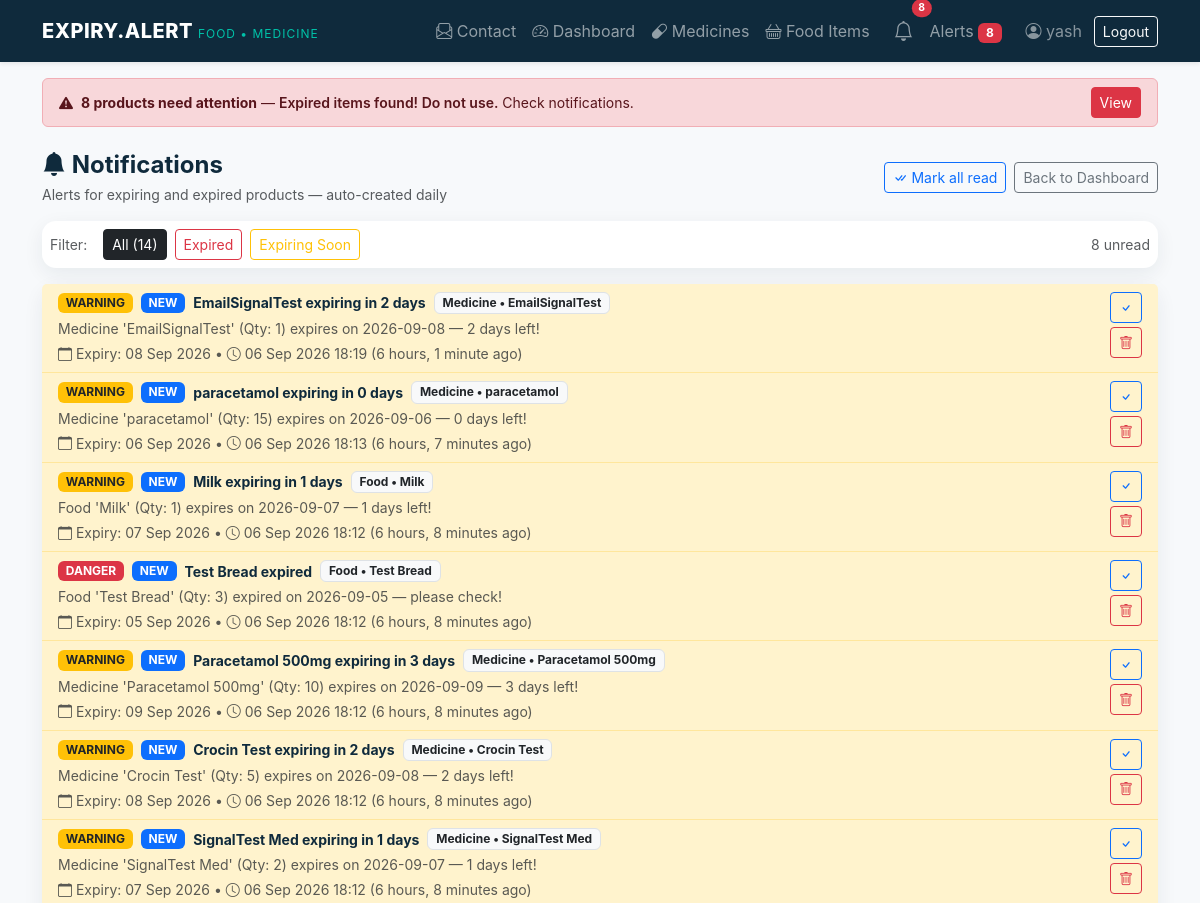
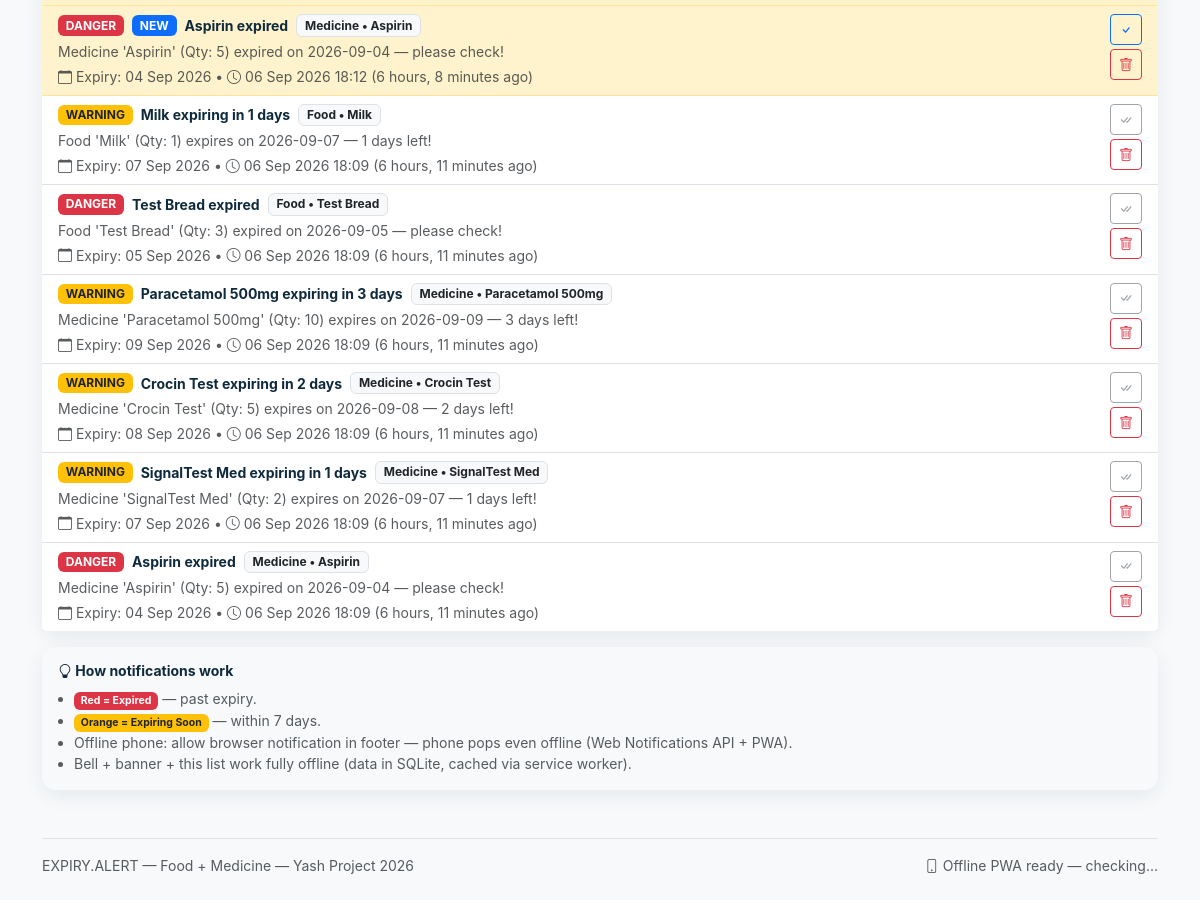
The app's page /notifications/ (signed in) with its own data (2 pictures, top to bottom).
### tracker/models.py (models this page shows, shortened)
class Notification(models.Model):
    user = models.ForeignKey(User, on_delete=models.CASCADE, related_name='notifications')
    title = models.CharField(max_length=200)
    message = models.TextField()
    level = models.CharField(max_length=20, choices=[('warning','Warning'),('danger','Danger'),('info','Info')], default='warning')
    item_type = models.CharField(max_length=20, choices=[('medicine','Medicine'),('food','Food')], blank=True)
    item_id = models.IntegerField(null=True, blank=True)
    item_name = models.CharField(max_length=100, blank=True)
    expiry_date = models.DateField(null=True, blank=True)
    is_read = models.BooleanField(default=False)
    created_at = models.DateTimeField(auto_now_add=True)
    class Meta:
        ordering = ['-created_at']

### tracker/views.py (the view)
# urls.py: path('notifications/', views.notification_list, name='notification_list'),
@login_required
def notification_list(request):
    notifs = Notification.objects.filter(user=request.user).order_by('-created_at')
    unread_count = notifs.filter(is_read=False).count()
    level = request.GET.get('level')
    if level in ['warning','danger','info']:
        notifs = notifs.filter(level=level)
    return render(request, 'tracker/notifications.html', {'notifications': notifs, 'unread_count': unread_count, 'filter_level': level})

### tracker/models.py (called while the page is built)
    @property
    def days_until_expiry(self):
        return (self.expiry_date - date.today()).days

    @property
    def status(self):
        days = self.days_until_expiry
        if days < 0:
            return "Expired"
        elif days <= 7:
            return "Expiring Soon"
        else:
            return "Safe"

    @property
    def days_until_expiry(self):
        return (self.expiry_date - date.today()).days

    @property
    def status(self):
        days = self.days_until_expiry
        if days < 0:
            return "Expired"
        elif days <= 7:
            return "Expiring Soon"
        else:
            return "Safe"

### templates/tracker/notifications.html (shortened to what this page needs)
{% extends 'base.html' %}
{% block content %}
<div class="d-flex justify-content-between align-items-center mb-3">
  <div>
    <h4 class="fw-bold mb-1" style="color:#0f2a3c;"><i class="bi bi-bell-fill"></i> Notifications</h4>
    <p class="small text-muted mb-0">Alerts for expiring and expired products — auto-created daily</p>
  </div>
  <div class="d-flex gap-2">
    {% if unread_count > 0 %}
      <form method="post" action="{% url 'notification_mark_all_read' %}">
        <button class="btn btn-sm btn-outline-primary"><i class="bi bi-check-all"></i> Mark all read</button>
      </form>
    {% endif %}
    <a href="{% url 'dashboard' %}" class="btn btn-sm btn-outline-secondary">Back to Dashboard</a>
  </div>
</div>
<div class="card p-2 mb-3">
  <div class="d-flex gap-2 flex-wrap align-items-center">
    <span class="small text-muted me-2">Filter:</span>
    <a href="{% url 'notification_list' %}" class="btn btn-sm {% if not filter_level %}btn-dark{% else %}btn-outline-secondary{% endif %}">All {% if not filter_level %}({{ notifications|length }}){% endif %}</a>
    <a href="?level=danger" class="btn btn-sm {% if filter_level == 'danger' %}btn-danger{% else %}btn-outline-danger{% endif %}">Expired</a>
    <a href="?level=warning" class="btn btn-sm {% if filter_level == 'warning' %}btn-warning{% else %}btn-outline-warning{% endif %}">Expiring Soon</a>
    <span class="ms-auto small text-muted">{{ unread_count }} unread</span>
  </div>
</div>
<div class="card">
  {% if notifications %}
    <div class="list-group list-group-flush">
      {% for n in notifications %}
        <div class="list-group-item {% if not n.is_read %}list-group-item-warning{% endif %}">
          <div class="d-flex justify-content-between align-items-start gap-3">
            <div class="flex-grow-1">
              <div class="d-flex align-items-center gap-2 mb-1">
                <span class="badge {% if n.level == 'danger' %}bg-danger{% elif n.level == 'warning' %}bg-warning text-dark{% else %}bg-info{% endif %}">{{ n.level|upper }}</span>
                {% if not n.is_read %}<span class="badge bg-primary">NEW</span>{% endif %}
                <strong class="small" style="color:#0f2a3c;">{{ n.title }}</strong>
                {% if n.item_type %}<span class="badge bg-light text-dark border small">{{ n.item_type|title }} • {{ n.item_name }}</span>{% endif %}
              </div>
              <p class="small text-muted mb-1">{{ n.message }}</p>
              <div class="small text-muted">
                <i class="bi bi-calendar"></i> Expiry: {{ n.expiry_date|date:"d M Y"|default:"—" }} &bull;
                <i class="bi bi-clock"></i> {{ n.created_at|date:"d M Y H:i" }} ({{ n.created_at|timesince }} ago)
              </div>
            </div>
            <div class="d-flex flex-column gap-1 ms-2">
              {% if not n.is_read %}
                <a href="{% url 'notification_mark_read' n.pk %}" class="btn btn-sm btn-outline-primary" title="Mark read"><i class="bi bi-check"></i></a>
              {% else %}
                <span class="btn btn-sm btn-outline-secondary disabled"><i class="bi bi-check-all"></i></span>
              {% endif %}
              <form method="post" action="{% url 'notification_delete' n.pk %}">
                <button class="btn btn-sm btn-outline-danger" title="Delete"><i class="bi bi-trash"></i></button>
              </form>
            </div>
          </div>
        </div>
      {% endfor %}
    </div>
  {% else %}
    <div class="empty-state">
      <i class="bi bi-bell-slash fs-1 text-muted"></i>
      <p class="mt-2">No notifications yet.</p>
      <p class="small text-muted">When a product is expiring within 7 days or already expired, you'll get an alert here automatically.</p>
    </div>
  {% endif %}
</div>
<div class="card mt-3 p-3" style="background:#f7f9fb;">
  <h6 class="small fw-bold" style="color:#0f2a3c;"><i class="bi bi-lightbulb"></i> How notifications work</h6>
  <ul class="small text-muted mb-0 ps-3">
    <li><span class="badge bg-danger">Red = Expired</span> — past expiry.</li>
    <li><span class="badge bg-warning text-dark">Orange = Expiring Soon</span> — within 7 days.</li>
    <li>Offline phone: allow browser notification in footer — phone pops even offline (Web Notifications API + PWA).</li>
    <li>Bell + banner + this list work fully offline (data in SQLite, cached via service worker).</li>
  </ul>
</div>
{% endblock %}

### templates/base.html (shortened to what this page needs)
<!doctype html>
<html lang="en">
<head>
  <link href="https://cdn.jsdelivr.net/npm/bootstrap@5.3.3/dist/css/bootstrap.min.css" rel="stylesheet">
  <link rel="stylesheet" href="https://cdn.jsdelivr.net/npm/bootstrap-icons@1.11.3/font/bootstrap-icons.css">
  {% load static %}
  <link rel="stylesheet" href="{% static 'css/style.css' %}">
</head>
<body>
<nav class="navbar navbar-expand-lg navbar-dark sticky-top shadow-sm">
  <div class="container">
    <a class="navbar-brand" href="{% url 'home' %}">EXPIRY.ALERT <span>FOOD • MEDICINE</span></a>
    <div class="collapse navbar-collapse" id="nav">
      <ul class="navbar-nav ms-auto align-items-lg-center">
        {% if user.is_authenticated %}
          <li class="nav-item"><a class="nav-link" href="{% url 'contact' %}"><i class="bi bi-envelope-paper"></i> Contact</a></li>
          <li class="nav-item"><a class="nav-link {% if request.resolver_match.url_name == 'dashboard' %}active{% endif %}" href="{% url 'dashboard' %}"><i class="bi bi-speedometer2"></i> Dashboard</a></li>
          <li class="nav-item"><a class="nav-link {% if 'medicine' in request.resolver_match.url_name %}active{% endif %}" href="{% url 'medicine_list' %}"><i class="bi bi-capsule"></i> Medicines</a></li>
          <li class="nav-item"><a class="nav-link {% if 'food' in request.resolver_match.url_name %}active{% endif %}" href="{% url 'food_list' %}"><i class="bi bi-basket"></i> Food Items</a></li>
          <li class="nav-item dropdown ms-lg-2">
            <a class="nav-link position-relative" href="#" role="button" data-bs-toggle="dropdown" aria-expanded="false">
              <i class="bi bi-bell fs-5"></i>
              {% if notif_unread_count > 0 %}
                <span class="position-absolute top-0 start-100 translate-middle badge rounded-pill bg-danger" style="font-size:0.65rem;">{{ notif_unread_count }}</span>
              {% endif %}
            </a>
          </li>
          <li class="nav-item"><a class="nav-link position-relative" href="{% url 'notification_list' %}">Alerts{% if notif_unread_count > 0 %} <span class="badge bg-danger">{{ notif_unread_count }}</span>{% endif %}</a></li>
          <li class="nav-item ms-lg-2"><span class="nav-link text-white-50"><i class="bi bi-person-circle"></i> {{ user.username }}</span></li>
          <li class="nav-item ms-lg-1">
            <form method="post" action="{% url 'logout' %}" class="d-inline">
              <button type="submit" class="btn btn-outline-light btn-sm">Logout</button>
            </form>
          </li>
        {% else %}
          <li class="nav-item"><a class="nav-link" href="{% url 'contact' %}">Contact</a></li>
          <li class="nav-item"><a class="nav-link" href="{% url 'login' %}">Login</a></li>
          <li class="nav-item ms-lg-2"><a class="btn btn-teal btn-sm px-3" href="{% url 'register' %}">Register</a></li>
        {% endif %}
      </ul>
    </div>
  </div>
</nav>
{% if user.is_authenticated and notif_unread_count > 0 %}
<div class="container pt-3">
  <div class="alert {% if notif_has_critical %}alert-danger{% else %}alert-warning{% endif %} d-flex justify-content-between align-items-center py-2 px-3 mb-0" role="alert">
    <div class="small">
      <i class="bi bi-exclamation-triangle-fill me-1"></i>
      <strong>{{ notif_unread_count }} product{{ notif_unread_count|pluralize }} need{{ notif_unread_count|pluralize:"s," }} attention</strong>
      — {% if notif_has_critical %}<span class="fw-semibold">Expired items found! Do not use.</span>{% else %}Some items expiring within 7 days.{% endif %}
      <span class="d-none d-md-inline"> Check notifications.</span>
    </div>
    <a href="{% url 'notification_list' %}" class="btn btn-sm {% if notif_has_critical %}btn-danger{% else %}btn-warning{% endif %}">View</a>
  </div>
</div>
{% endif %}
<main class="container py-4">
  {% block content %}{% endblock %}
</main>
<footer class="container py-4 text-center text-muted small">
  <div class="border-top pt-3 d-flex flex-column flex-md-row justify-content-between align-items-center gap-2">
    <span>EXPIRY.ALERT — Food + Medicine — Yash Project 2026</span>
    <span><i class="bi bi-phone"></i> Offline PWA ready — <span id="pwa-status" class="text-muted">checking...</span> </span>
  </div>
</footer>
</body>
</html>

### static/css/style.css (style rules this page uses)
:root { --navy: #0f2a3c; --teal: #00c2a8; --orange: #ff6b35; --amber: #ffc857; --light: #f7f9fb; }
body { background: var(--light); font-family: 'Inter', system-ui, -apple-system, sans-serif; }
.navbar { background: var(--navy) !important; }
.navbar-brand { font-weight: 800; letter-spacing: 0.5px; }
.navbar-brand span { color: var(--teal); font-weight: 400; font-size: 0.75rem; letter-spacing: 1px; }
.card { border: none; border-radius: 14px; box-shadow: 0 6px 20px rgba(15,42,60,0.07); }

### records on screen
Notification: level "WARNING", is_read "NEW", title "EmailSignalTest expiring in 2 days", item_type "Medicine", item_name "EmailSignalTest", message "Medicine 'EmailSignalTest' (Qty: 1) expires on 2026-09-08 — 2 days left!", expiry_date "08 Sep 2026", created_at "06 Sep 2026 18:19", created_at "6 hours, 1 minute"
Notification: level "WARNING", is_read "NEW", title "paracetamol expiring in 0 days", item_type "Medicine", item_name "paracetamol", message "Medicine 'paracetamol' (Qty: 15) expires on 2026-09-06 — 0 days left!", expiry_date "06 Sep 2026", created_at "06 Sep 2026 18:13", created_at "6 hours, 7 minutes"
Notification: level "WARNING", is_read "NEW", title "Milk expiring in 1 days", item_type "Food", item_name "Milk", message "Food 'Milk' (Qty: 1) expires on 2026-09-07 — 1 days left!", expiry_date "07 Sep 2026", created_at "06 Sep 2026 18:12", created_at "6 hours, 8 minutes"
Notification: level "DANGER", is_read "NEW", title "Test Bread expired", item_type "Food", item_name "Test Bread", message "Food 'Test Bread' (Qty: 3) expired on 2026-09-05 — please check!", expiry_date "05 Sep 2026", created_at "06 Sep 2026 18:12", created_at "6 hours, 8 minutes"
Notification: level "WARNING", is_read "NEW", title "Paracetamol 500mg expiring in 3 days", item_type "Medicine", item_name "Paracetamol 500mg", message "Medicine 'Paracetamol 500mg' (Qty: 10) expires on 2026-09-09 — 3 days left!", expiry_date "09 Sep 2026", created_at "06 Sep 2026 18:12", created_at "6 hours, 8 minutes"
Notification: level "WARNING", is_read "NEW", title "Crocin Test expiring in 2 days", item_type "Medicine", item_name "Crocin Test", message "Medicine 'Crocin Test' (Qty: 5) expires on 2026-09-08 — 2 days left!", expiry_date "08 Sep 2026", created_at "06 Sep 2026 18:12", created_at "6 hours, 8 minutes"
Notification: level "WARNING", is_read "NEW", title "SignalTest Med expiring in 1 days", item_type "Medicine", item_name "SignalTest Med", message "Medicine 'SignalTest Med' (Qty: 2) expires on 2026-09-07 — 1 days left!", expiry_date "07 Sep 2026", created_at "06 Sep 2026 18:12", created_at "6 hours, 8 minutes"
Notification: level "DANGER", is_read "NEW", title "Aspirin expired", item_type "Medicine", item_name "Aspirin", message "Medicine 'Aspirin' (Qty: 5) expired on 2026-09-04 — please check!", expiry_date "04 Sep 2026", created_at "06 Sep 2026 18:12", created_at "6 hours, 8 minutes"
Notification: level "WARNING", title "Milk expiring in 1 days", item_type "Food", item_name "Milk", message "Food 'Milk' (Qty: 1) expires on 2026-09-07 — 1 days left!", expiry_date "07 Sep 2026", created_at "06 Sep 2026 18:09", created_at "6 hours, 11 minutes", is_read True (drawn)
Notification: level "DANGER", title "Test Bread expired", item_type "Food", item_name "Test Bread", message "Food 'Test Bread' (Qty: 3) expired on 2026-09-05 — please check!", expiry_date "05 Sep 2026", created_at "06 Sep 2026 18:09", created_at "6 hours, 11 minutes", is_read True (drawn)
Notification: level "WARNING", title "Paracetamol 500mg expiring in 3 days", item_type "Medicine", item_name "Paracetamol 500mg", message "Medicine 'Paracetamol 500mg' (Qty: 10) expires on 2026-09-09 — 3 days left!", expiry_date "09 Sep 2026", created_at "06 Sep 2026 18:09", created_at "6 hours, 11 minutes", is_read True (drawn)
Notification: level "WARNING", title "Crocin Test expiring in 2 days", item_type "Medicine", item_name "Crocin Test", message "Medicine 'Crocin Test' (Qty: 5) expires on 2026-09-08 — 2 days left!", expiry_date "08 Sep 2026", created_at "06 Sep 2026 18:09", created_at "6 hours, 11 minutes", is_read True (drawn)
Notification: level "WARNING", title "SignalTest Med expiring in 1 days", item_type "Medicine", item_name "SignalTest Med", message "Medicine 'SignalTest Med' (Qty: 2) expires on 2026-09-07 — 1 days left!", expiry_date "07 Sep 2026", created_at "06 Sep 2026 18:09", created_at "6 hours, 11 minutes", is_read True (drawn)
Notification: level "DANGER", title "Aspirin expired", item_type "Medicine", item_name "Aspirin", message "Medicine 'Aspirin' (Qty: 5) expired on 2026-09-04 — please check!", expiry_date "04 Sep 2026", created_at "06 Sep 2026 18:09", created_at "6 hours, 11 minutes", is_read True (drawn)

### other values on screen
{{ notif_unread_count }} "8"
{{ user.username }} "yash"
{{ notifications|length }} "14"
{{ unread_count }} "8"
